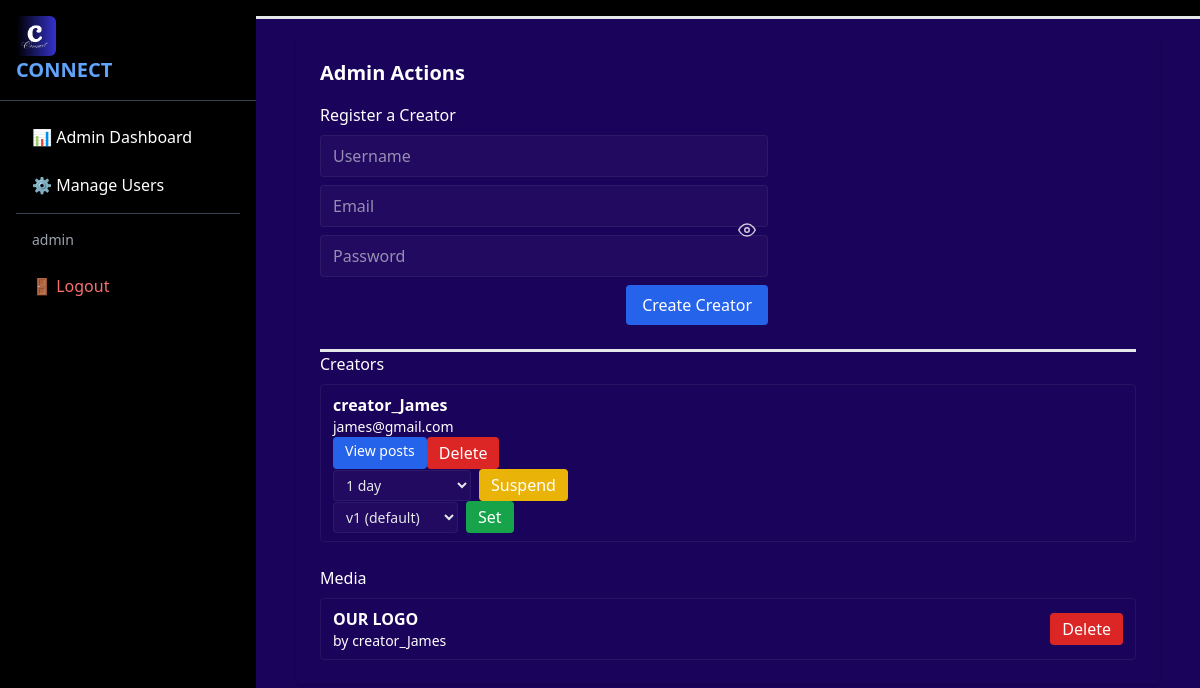
The app's page /admin/actions (signed in) with its own data.
### tables this page shows
CREATE TABLE users (
        id INTEGER PRIMARY KEY AUTOINCREMENT,
        Email TEXT,
        Username TEXT UNIQUE,
        Password TEXT,
        Role TEXT
    , suspended_until DATETIME, ui_variant TEXT DEFAULT 'v1');

CREATE TABLE media (
        id INTEGER PRIMARY KEY AUTOINCREMENT,
        user_id INTEGER,
        Title TEXT,
        Caption TEXT,
        Location TEXT,
        People TEXT,
        Filename TEXT,
        share_count INTEGER DEFAULT 0,
        FOREIGN KEY(user_id) REFERENCES users(id)
    );

### app.py (the view)
        def wrapper(*args, **kwargs):
            if not session.get('logged_in'):
                flash('Please login first', 'error')
                return redirect(url_for('Login'))
            if session.get('role') != role:
                flash('Access denied', 'error')
                return redirect(url_for('Home'))
            return f(*args, **kwargs)

### app.py (called while the page is built, shortened)
@app.context_processor
def inject_logo_path():
    logo_a = os.path.join(app.static_folder or 'static', 'logo.png')
    logo_b = os.path.join(app.static_folder or 'static', 'uploads', 'LOGO.png')
    if os.path.exists(logo_a):
        return {'LOGO_PATH': url_for('static', filename='logo.png')}
    elif os.path.exists(logo_b):
        return {'LOGO_PATH': url_for('static', filename='uploads/LOGO.png')}
    else:
        return {'LOGO_PATH': url_for('static', filename='uploads/LOGO.png')}

@app.context_processor
def inject_unread_notifications():
    unread = 0
    try:
        if session.get('logged_in'):
            uid = session.get('id')
            conn = sqlite3.connect('Instagram.db')
            cursor = conn.cursor()
            cursor.execute('SELECT COUNT(*) FROM notifications WHERE user_id = ? AND read_flag = 0', (uid,))
            row = cursor.fetchone()
            if row:
                unread = int(row[0] or 0)
            conn.close()
    except Exception:
        unread = 0
    return {'unread_notifications': unread}

def render_variant(template_name, **context):
    variant = 'v1'
    uid = session.get('id')
    if uid:
        try:
            conn = sqlite3.connect('Instagram.db')
            cur = conn.cursor()
            cur.execute('SELECT ui_variant FROM users WHERE id = ? LIMIT 1', (uid,))
            r = cur.fetchone()
            if r and r[0]:
                variant = r[0]
            conn.close()
        except Exception:
            variant = 'v1'
    candidate = f"{variant}/{template_name}"
    if 'variant_features' not in context:
        try:
            context['variant_features'] = get_variant_features(variant)
        except Exception:
            context['variant_features'] = {}
    try:
        return render_template(candidate, **context)
    except TemplateNotFound:
        return render_template(template_name, **context)

def get_variant_features(variant: str):
    base = {
        'rating_mode': 'stars',    # 'stars' or 'numeric'
        'show_share_count': True,
        'comment_replies': True,
        'comment_likes': True,
        'font_family': None,
        'font_size_scale': 1.0,
    }
    return base

### OCONNECT/templates/admin_actions.html (shortened to what this page needs)
{% extends 'base.html' %}
{% block content %}
<div class="p-6 rounded shadow" data-admin-theme-light="bg-white text-black" data-admin-theme-dark="bg-black text-white">
  <h2 class="text-xl font-semibold mb-4" data-admin-theme-light="text-black" data-admin-theme-dark="text-white">Admin Actions</h2>
  <section class="mb-6">
  <h3 class="font-medium mb-2" data-admin-theme-light="text-black" data-admin-theme-dark="text-white">Register a Creator</h3>
    <form method="post" class="grid grid-cols-1 gap-2 max-w-md">
  <input class="border rounded px-3 py-2" name="Username" placeholder="Username" required>
  <input class="border rounded px-3 py-2" name="Email" placeholder="Email" required>
  <input class="border rounded px-3 py-2" name="Password" placeholder="Password" type="password" required>
      <div class="flex justify-end">
        <button class="bg-blue-600 text-white px-4 py-2 rounded">Create Creator</button>
      </div>
    </form>
  </section>
<hr><hr><hr>
  <section class="mb-6">
    <h3 class="font-medium mb-2" data-admin-theme-light="text-black" data-admin-theme-dark="text-white">Creators</h3>
    <ul class="space-y-2">
      {% for c in creators %}
        <li class=" items-center justify-between border rounded px-3 py-2" data-admin-theme-light="bg-white text-black" data-admin-theme-dark="bg-gray-800 text-white">
          <div>
            <div class="font-semibold">{{ c[1] }}</div>
            <div class="text-sm" data-admin-theme-light="text-gray-600" data-admin-theme-dark="text-gray-300">{{ c[2] }}</div>
          </div>
          <div class=" items-center">
            <form method="post" action="{{ url_for('admin_delete_user', user_id=c[0]) }}" class="flex " onsubmit="return confirm('Delete this user and all their content?');">
                        <a href="{{ url_for('creator_profile', user_id=c[0]) }}" class="bg-blue-600 text-white px-3 space-x-6 py-1 rounded text-sm">View posts</a>
              <button class="bg-red-600 space-x-6 text-white px-3 py-1 rounded">Delete</button>
            </form>
            <form method="post" action="{{ url_for('admin_suspend_user', user_id=c[0]) }}" class="flex items-center gap-2">
              <select name="days" class="border rounded px-2 bg-black text-white py-1 text-sm">
                <option value="1">1 day</option>
              </select>
              <button class="bg-yellow-500 text-white px-3 py-1 rounded">Suspend</button>
            </form>
            <form method="post" action="{{ url_for('admin_set_variant') }}" class="flex items-center gap-2">
              <select name="ui_variant" class="border rounded px-2 bg-black text-white py-1 text-sm">
                <option value="v1">v1 (default)</option>
              </select>
              <button class="bg-green-600 text-white px-3 py-1 rounded">Set</button>
            </form>
          </div>
        </li>
      {% else %}
        <li>No creators yet</li>
      {% endfor %}
    </ul>
  </section>
  <section>
    <h3 class="font-medium mb-2">Media</h3>
    <ul class="space-y-2">
      {% for m in media %}
        <li class="flex items-center justify-between border rounded px-3 py-2" data-admin-theme-light="bg-white text-black" data-admin-theme-dark="bg-gray-800 text-white">
          <div>
            <a class="font-semibold" href="{{ url_for('media_detail', media_id=m[0]) }}">{{ m[1] }}</a>
            <div class="text-sm" data-admin-theme-light="text-gray-600" data-admin-theme-dark="text-gray-300">by {{ m[3] }}</div>
          </div>
          <form method="post" action="{{ url_for('admin_delete_media', media_id=m[0]) }}">
            <button class="bg-red-600 text-white px-3 py-1 rounded">Delete</button>
          </form>
        </li>
      {% else %}
        <li>No media yet</li>
      {% endfor %}
    </ul>
  </section>
</div>
{% endblock %}

### OCONNECT/templates/base.html (style rules this page uses)
body[data-theme="dark"] { background-color: #1a035a !important; color: #fff; }
body[data-theme="dark"] .border { border-color: rgba(255,255,255,0.06) !important; }
body[data-theme="dark"] input, body[data-theme="dark"] textarea, body[data-theme="dark"] select { background-color: rgba(255,255,255,0.03) !important; color: #e5e7eb !important; border-color: rgba(255,255,255,0.08) !important; }
body[data-theme="dark"] input::placeholder, body[data-theme="dark"] textarea::placeholder { color: rgba(229,231,235,0.6) !important; }
.input-with-toggle { position: relative; }

### records on screen
users: Username "creator_James", Email "james@gmail.com"
media: Title "OUR LOGO", Username "creator_James"

### other values on screen
{{ session.get('user') }} "admin"
